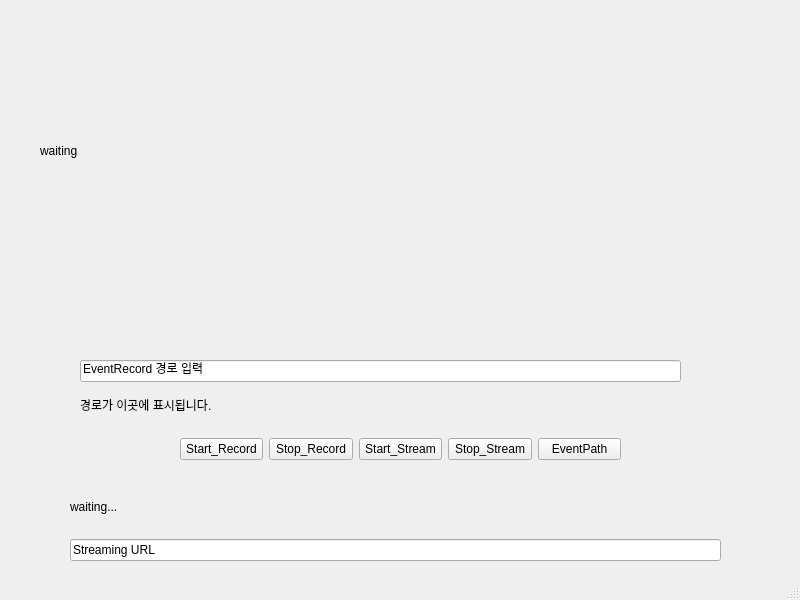
<?xml version="1.0" encoding="UTF-8"?>
<ui version="4.0">
 <class>MainWindow</class>
 <widget class="QMainWindow" name="MainWindow">
  <property name="geometry">
   <rect>
    <x>0</x>
    <y>0</y>
    <width>800</width>
    <height>600</height>
   </rect>
  </property>
  <property name="windowTitle">
   <string>MainWindow</string>
  </property>
  <widget class="QWidget" name="centralwidget">
   <widget class="QWidget" name="horizontalLayoutWidget">
    <property name="geometry">
     <rect>
      <x>180</x>
      <y>419</y>
      <width>441</width>
      <height>61</height>
     </rect>
    </property>
    <layout class="QHBoxLayout" name="horizontalLayout">
     <item>
      <widget class="QPushButton" name="startRecordButton">
       <property name="text">
        <string>Start_Record</string>
       </property>
      </widget>
     </item>
     <item>
      <widget class="QPushButton" name="stopRecordButton">
       <property name="text">
        <string>Stop_Record</string>
       </property>
      </widget>
     </item>
     <item>
      <widget class="QPushButton" name="startStreamButton">
       <property name="text">
        <string>Start_Stream</string>
       </property>
      </widget>
     </item>
     <item>
      <widget class="QPushButton" name="stopStreamButton">
       <property name="text">
        <string>Stop_Stream</string>
       </property>
      </widget>
     </item>
     <item>
      <widget class="QPushButton" name="setEventPathButton">
       <property name="text">
        <string>EventPath</string>
       </property>
      </widget>
     </item>
    </layout>
   </widget>
   <widget class="QWidget" name="verticalLayoutWidget">
    <property name="geometry">
     <rect>
      <x>70</x>
      <y>480</y>
      <width>651</width>
      <height>81</height>
     </rect>
    </property>
    <layout class="QVBoxLayout" name="verticalLayout">
     <item>
      <widget class="QLabel" name="statusLabel">
       <property name="text">
        <string>waiting...</string>
       </property>
      </widget>
     </item>
     <item>
      <widget class="QLineEdit" name="streamURLLineEdit">
       <property name="text">
        <string>Streaming URL</string>
       </property>
      </widget>
     </item>
    </layout>
   </widget>
   <widget class="QLabel" name="videoLabel">
    <property name="geometry">
     <rect>
      <x>40</x>
      <y>10</y>
      <width>681</width>
      <height>281</height>
     </rect>
    </property>
    <property name="text">
     <string>waiting</string>
    </property>
   </widget>
   <widget class="QWidget" name="verticalLayoutWidget_2">
    <property name="geometry">
     <rect>
      <x>80</x>
      <y>360</y>
      <width>601</width>
      <height>61</height>
     </rect>
    </property>
    <layout class="QVBoxLayout" name="verticalLayout_2">
     <item>
      <widget class="QLineEdit" name="eventPathLineEdit">
       <property name="text">
        <string>EventRecord 경로 입력</string>
       </property>
      </widget>
     </item>
     <item>
      <widget class="QLabel" name="eventPathLabel">
       <property name="text">
        <string>경로가 이곳에 표시됩니다.</string>
       </property>
      </widget>
     </item>
    </layout>
   </widget>
  </widget>
  <widget class="QMenuBar" name="menubar">
   <property name="geometry">
    <rect>
     <x>0</x>
     <y>0</y>
     <width>800</width>
     <height>21</height>
    </rect>
   </property>
  </widget>
  <widget class="QStatusBar" name="statusbar"/>
 </widget>
 <resources/>
 <connections/>
</ui>
